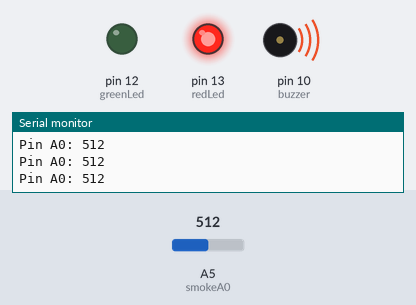
A sketch run on a simulated Arduino Uno, built with avr-gcc and run on an emulated ATmega328P. Shown: output pins drawn as LEDs (lit = HIGH), buzzer (waves = sounding, pin HIGH), the last lines printed to the serial monitor. The inputs (shaded band) are chosen by the test bench; at power-on: A5 (smokeA0) = 512.

Above: at 1.2 s.
1.3 s: A5 (smokeA0) set to 418
2.8 s: A5 (smokeA0) set to 389
At 3.4 s:
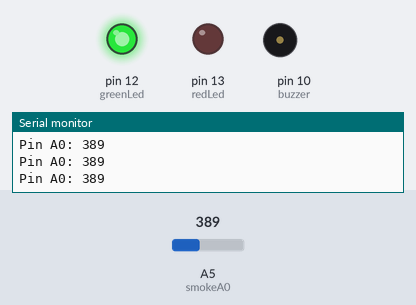
4.3 s: A5 (smokeA0) set to 410
At 4.8 s:
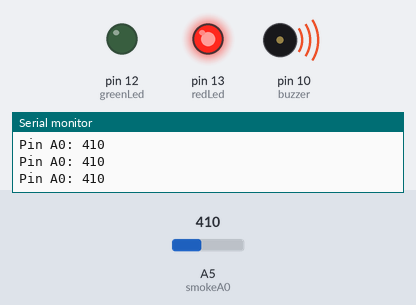
5.8 s: A5 (smokeA0) set to 390
At 6.1 s:
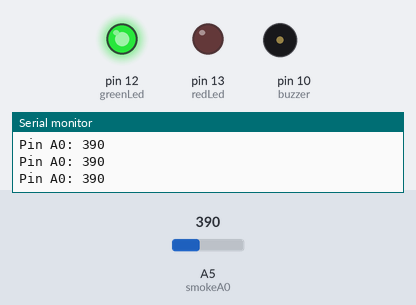
Timing chart, 0 to 8.3 s (numbered marks = the images above; inputs shaded):
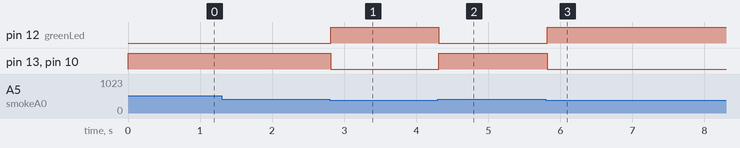

The sketch:

alcholSensor.ino
```cpp
//alchol sensor


int redLed = 13;
int greenLed = 12;
int buzzer = 10;
int smokeA0 = A5;
// Your threshold value
int sensorThres = 400;

void setup() {
  pinMode(redLed, OUTPUT);
  pinMode(greenLed, OUTPUT);
  pinMode(buzzer, OUTPUT);
  pinMode(smokeA0, INPUT);

  digitalWrite(buzzer,LOW);
  Serial.begin(9600);
}

void loop() {
  int analogSensor = analogRead(smokeA0);

  Serial.print("Pin A0: ");
  Serial.println(analogSensor);
  // Checks if it has reached the threshold value
  if (analogSensor > sensorThres)
  {
    digitalWrite(redLed, HIGH);
    digitalWrite(greenLed, LOW);
    digitalWrite(buzzer,HIGH);

  }
  else
  {
    digitalWrite(redLed, LOW);
    digitalWrite(greenLed, HIGH);
    digitalWrite(buzzer,LOW);
  }
  delay(100);
}
```

Measured:
- the behaviour switches between 401 and 400 on A5 (smokeA0) (found by bisection; images 0 and 1)
- after the input at 2.8 s, pin 12 (greenLed): LOW → HIGH at once; pin 13 (redLed), pin 10 (buzzer): HIGH → LOW at once
- after the input at 4.3 s, pin 12 (greenLed): HIGH → LOW at once; pin 13 (redLed), pin 10 (buzzer): LOW → HIGH at once
- after the input at 5.8 s, pin 12 (greenLed): LOW → HIGH at once; pin 13 (redLed), pin 10 (buzzer): HIGH → LOW at once
